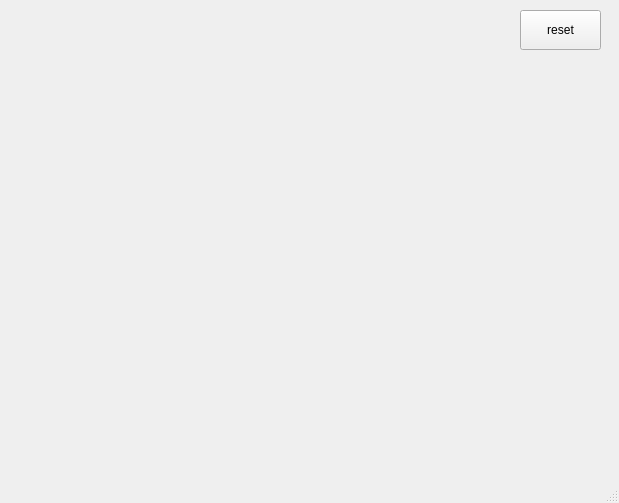
<?xml version="1.0" encoding="UTF-8"?>
<ui version="4.0">
 <class>MainWindow</class>
 <widget class="QMainWindow" name="MainWindow">
  <property name="geometry">
   <rect>
    <x>0</x>
    <y>0</y>
    <width>619</width>
    <height>503</height>
   </rect>
  </property>
  <property name="windowTitle">
   <string>MainWindow</string>
  </property>
  <widget class="QWidget" name="centralwidget">
   <widget class="QPushButton" name="pb">
    <property name="geometry">
     <rect>
      <x>520</x>
      <y>10</y>
      <width>81</width>
      <height>40</height>
     </rect>
    </property>
    <property name="text">
     <string>reset</string>
    </property>
    <property name="iconSize">
     <size>
      <width>40</width>
      <height>40</height>
     </size>
    </property>
   </widget>
  </widget>
  <widget class="QMenuBar" name="menubar">
   <property name="geometry">
    <rect>
     <x>0</x>
     <y>0</y>
     <width>619</width>
     <height>21</height>
    </rect>
   </property>
  </widget>
  <widget class="QStatusBar" name="statusbar"/>
 </widget>
 <resources/>
 <connections/>
</ui>
